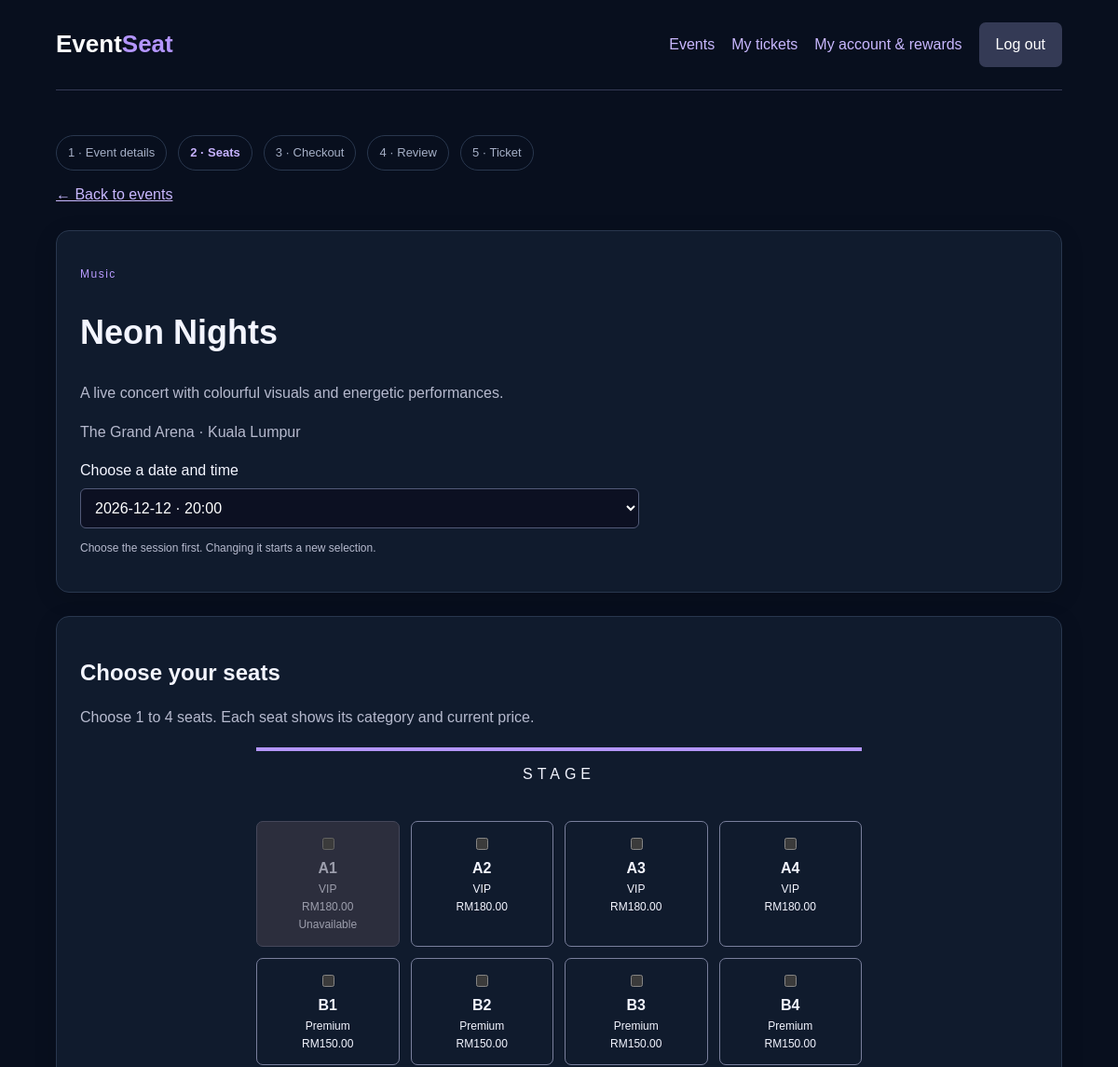
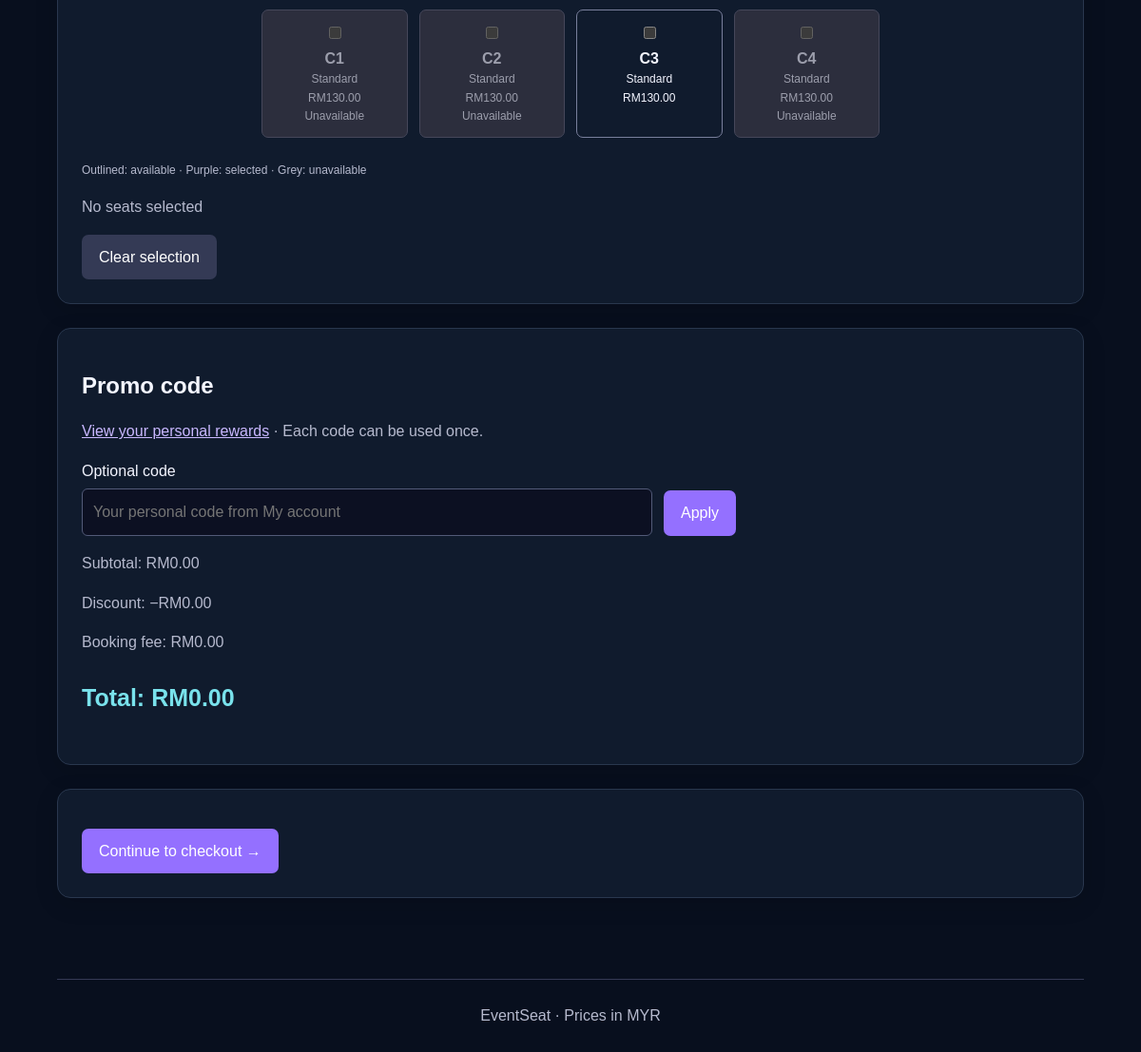
Page /booking.php?event=1 (signed in) on the committed database (2 pictures, top to bottom).
### tables this page shows
CREATE TABLE `events` (
  `event_id` int(10) UNSIGNED NOT NULL,
  `venue_id` int(10) UNSIGNED NOT NULL,
  `event_name` varchar(120) NOT NULL,
  `category` varchar(30) NOT NULL,
  `description` text NOT NULL,
  `image` varchar(50) NOT NULL,
  `status` varchar(20) NOT NULL DEFAULT 'active'
);

CREATE TABLE `venues` (
  `venue_id` int(10) UNSIGNED NOT NULL,
  `venue_name` varchar(120) NOT NULL,
  `location` varchar(150) NOT NULL,
  `capacity` int(10) UNSIGNED NOT NULL
);

CREATE TABLE `seats` (
  `seat_id` int(10) UNSIGNED NOT NULL,
  `venue_id` int(10) UNSIGNED NOT NULL,
  `seat_number` varchar(5) NOT NULL,
  `category` varchar(20) NOT NULL,
  `price` int(10) UNSIGNED NOT NULL,
  `status` varchar(20) NOT NULL DEFAULT 'available'
);

### booking.php (the view, shortened to what this page needs)
<?php
require __DIR__ . '/common.php';
try {
    $eventId = positiveId($_GET['event'] ?? '');
    $query = $pdo->prepare('SELECT e.*, v.venue_name, v.location FROM events e
        JOIN venues v ON v.venue_id = e.venue_id WHERE e.event_id = ? AND e.status = ?');
    $query->execute([$eventId, 'active']);
    $event = $query->fetch();
    $query = $pdo->prepare('SELECT * FROM event_sessions WHERE event_id = ? AND session_status = ?
        AND CONCAT(session_date, ?, session_time) > ? ORDER BY session_date, session_time');
    $query->execute([$eventId, 'active', ' ', date('Y-m-d H:i:s')]);
    $sessions = $query->fetchAll();
    $sessionId = positiveId($_GET['session'] ?? $sessions[0]['session_id']);
    $query = $pdo->prepare('SELECT * FROM seats WHERE venue_id = ? ORDER BY seat_id');
    $query->execute([$event['venue_id']]);
    $seats = $query->fetchAll();
    $taken = unavailableSeatIds($pdo, $sessionId);
} catch (RuntimeException $error) {
    $message = $error instanceof PDOException ? 'Please check the database setup.' : $error->getMessage();
    showError($message);
}
?>
<a href="events.php">← Back to events</a>
<section class="panel">
    <p class="label"><?php echo h($event['category']); ?></p>
    <h1><?php echo h($event['event_name']); ?></h1>
    <p><?php echo h($event['description']); ?></p>
    <p><?php echo h($event['venue_name']); ?> · <?php echo h($event['location']); ?></p>
    <form method="get">
        <label for="session">Choose a date and time</label>
        <select id="session" name="session" onchange="this.form.submit()">
            <?php foreach ($sessions as $item): ?>
                <option value="<?php echo h($item['session_id']); ?>" <?php if ($item['session_id'] == $sessionId) echo 'selected'; ?>>
                    <?php echo h($item['session_date'] . ' · ' . substr($item['session_time'], 0, 5)); ?>
                </option>
            <?php endforeach; ?>
        </select>
    </form>
    <p class="small">Choose the session first. Changing it starts a new selection.</p>
</section>
<form id="booking-form" action="checkout.php" method="post" onsubmit="return validateBooking()">
    <section class="panel">
        <h2>Choose your seats</h2>
        <p>Choose 1 to 4 seats. Each seat shows its category and current price.</p>
        <div class="stage">STAGE</div>
        <div class="seat-grid" id="seat-grid">
            <?php foreach ($seats as $seat):
                $blocked = $seat['status'] !== 'available' || in_array((int) $seat['seat_id'], $taken, true);
            ?>
                <label id="seat-box-<?php echo h($seat['seat_id']); ?>" class="seat-option <?php if ($blocked) echo 'blocked'; ?>">
                    <input type="checkbox" name="seat_ids[]" value="<?php echo h($seat['seat_id']); ?>"
                        data-price="<?php echo h($seat['price']); ?>" data-label="<?php echo h($seat['seat_number']); ?>"
                        onchange="updateSeat(this)" <?php if ($blocked) echo 'disabled'; ?>>
                    <strong><?php echo h($seat['seat_number']); ?></strong>
                    <span><?php echo h($seat['category']); ?></span>
                    <span><?php echo money($seat['price']); ?></span>
                    <?php if ($blocked): ?><span>Unavailable</span><?php endif; ?>
                </label>
            <?php endforeach; ?>
        </div>
        <p class="legend">Outlined: available · Purple: selected · Grey: unavailable</p>
        <p id="selected-seats" aria-live="polite">No seats selected</p>
        <button type="button" class="secondary" onclick="clearSelection()">Clear selection</button>
    </section>
    <section class="panel">
        <h2>Promo code</h2><p><a href="account.php" target="_blank" rel="noopener">View your personal rewards</a> · Each code can be used once.</p>
        <label for="promo-code">Optional code</label>
        <div class="promo-row">
            <input id="promo-code" name="promo_code" maxlength="30" oninput="clearPromo()" placeholder="Your personal code from My account">
            <button type="button" onclick="applyPromo()">Apply</button>
        </div>
        <p id="subtotal">Subtotal: RM0.00</p>
        <p id="discount">Discount: RM0.00</p>
        <p>Booking fee: RM0.00</p>
        <p id="total" class="total" aria-live="polite">Total: RM0.00</p>
    </section>
    <section class="panel"><button>Continue to checkout →</button></section>
</form>

### style.css (style rules this page uses)
* { box-sizing: border-box; }
body { margin: 0; background-color: #0b0d1b; color: #f6f5ff; font: 16px/1.6 Arial, sans-serif; }
a { color: #c9b8ff; }
h1, h2 { line-height: 1.25; }
h1 { font-size: 36px; }
p, .small { color: #b6bace; }
.label { color: #b99bff; font-size: 12px; letter-spacing: 1.5px; }
button, .button { display: inline-block; padding: 11px 18px; border: 0; border-radius: 7px; background-color: #9470ff; color: white; font: inherit; text-decoration: none; cursor: pointer; }
.secondary { background-color: #343a55; }
.panel { margin: 25px 0; padding: 25px; border: 1px solid #343a55; border-radius: 10px; background-color: #171b30; }
label { display: block; margin: 15px 0 6px; }
input, select { width: 100%; max-width: 600px; padding: 11px; border: 1px solid #525a78; border-radius: 6px; background-color: #0c1022; color: white; font: inherit; }
input[type="checkbox"] { width: auto; accent-color: #9470ff; }
.search, .promo-row { display: flex; flex-wrap: wrap; align-items: end; gap: 12px; }
.promo-row input { flex: 1; min-width: 130px; }
.stage { max-width: 650px; margin: 20px auto; padding: 12px; border-top: 4px solid #b496ff; text-align: center; letter-spacing: 5px; }
.seat-grid { display: grid; grid-template-columns: repeat(4, minmax(0, 1fr)); gap: 12px; max-width: 650px; margin: 25px auto; }
.seat-option { margin: 0; padding: 12px 6px; border: 1px solid #797f9c; border-radius: 7px; text-align: center; cursor: pointer; }
.seat-option strong, .seat-option span { display: block; }
.seat-option span { font-size: 12px; }
.seat-option.blocked { border-color: #45475a; background-color: #2c2e3d; color: #9c9eac; cursor: not-allowed; }
.legend, .small { font-size: 12px; }
.total { color: white; font-size: 25px; font-weight: bold; }
:root { color-scheme:dark;--ink:#f3f5ff;--accent:#9365ff }
body { background:#080f1e;color:var(--ink) }
.panel,.card { background:#101b2d;border-color:#29374e;border-radius:14px }
.panel { box-shadow:0 6px 24px #0002 }
input,select,textarea,button { font:inherit }
.total { color:#79e2ec }

### rows in the picture
events: category "Music", event_name "Neon Nights", description "A live concert with colourful visuals and energetic performances.", venue.venue_name "The Grand Arena", venue.location "Kuala Lumpur"
seats: seat_number "A1", category "VIP", price "RM180.00", shows "Unavailable"
seats: seat_number "A2", category "VIP", price "RM180.00"
seats: seat_number "A3", category "VIP", price "RM180.00"
seats: seat_number "A4", category "VIP", price "RM180.00"
seats: seat_number "B1", category "Premium", price "RM150.00"
seats: seat_number "B2", category "Premium", price "RM150.00"
seats: seat_number "B3", category "Premium", price "RM150.00"
seats: seat_number "B4", category "Premium", price "RM150.00"
seats: seat_number "C1", category "Standard", price "RM130.00", shows "Unavailable"
seats: seat_number "C2", category "Standard", price "RM130.00", shows "Unavailable"
seats: seat_number "C3", category "Standard", price "RM130.00"
seats: seat_number "C4", category "Standard", price "RM130.00", shows "Unavailable"

### other values in the picture
$name "Event details"
$name "Seats"
$name "Checkout"
$name "Review"
$name "Ticket"
form field session "2026-12-12 · 20:00"
